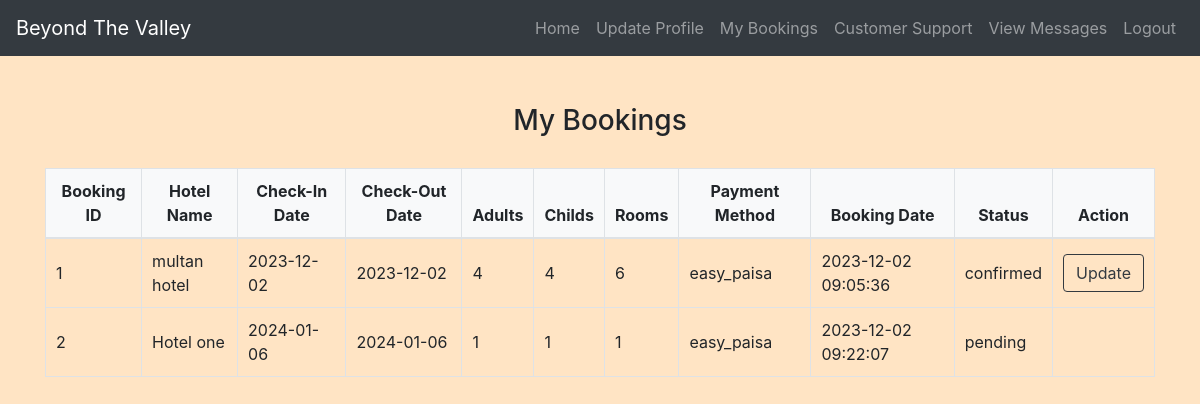
The app's page /my_bookings.php (signed in) with its own data.
### tables this page shows
CREATE TABLE `bookings` (
  `booking_id` int(11) NOT NULL,
  `hotel_id` int(11) DEFAULT NULL,
  `user_id` int(11) DEFAULT NULL,
  `check_in_date` date DEFAULT NULL,
  `check_out_date` date DEFAULT NULL,
  `adults` int(11) DEFAULT NULL,
  `childs` int(11) DEFAULT NULL,
  `rooms` int(11) DEFAULT NULL,
  `payment_method` varchar(50) DEFAULT NULL,
  `booking_date` timestamp NOT NULL DEFAULT current_timestamp(),
  `status` varchar(20) DEFAULT 'pending'
);

CREATE TABLE `hotel` (
  `hotel_id` int(11) NOT NULL,
  `hotel_name` varchar(255) NOT NULL,
  `place_id` int(11) NOT NULL,
  `contact_number` varchar(20) NOT NULL,
  `number_of_rooms` int(11) DEFAULT NULL,
  `room_types` varchar(255) DEFAULT NULL,
  `amenities` varchar(255) DEFAULT NULL,
  `description` text DEFAULT NULL,
  `hotel_picture` varchar(255) NOT NULL,
  `price` decimal(10,2) DEFAULT NULL
);

### my_bookings.php (the view, shortened to what this page needs)
<?php
include('config.php');
$user_id = $_SESSION["id"];
$sql = "SELECT b.*, h.hotel_name
        FROM bookings b
        INNER JOIN hotel h ON b.hotel_id = h.hotel_id
        WHERE b.user_id = ?";
$stmt = $conn->prepare($sql);
$stmt->bind_param("i", $user_id);
$stmt->execute();
$result = $stmt->get_result();
$bookings = [];
while ($row = $result->fetch_assoc()) {
    $bookings[] = $row;
}
?>
<!DOCTYPE html>
<html lang="en">
<head>
    <link rel="stylesheet" href="https://stackpath.bootstrapcdn.com/bootstrap/4.5.2/css/bootstrap.min.css">
    <link rel="stylesheet" href="./css/style.css">
</head>
<body>
<?php include('navbar.php'); ?>
<div class="container mt-5">
    <h3>My Bookings</h3>
    <?php if (!empty($bookings)) : ?>
        <table class="table">
            <thead>
                <tr>
                    <th>Booking ID</th>
                    <th>Hotel Name</th>
                    <th>Check-In Date</th>
                    <th>Check-Out Date</th>
                    <th>Adults</th>
                    <th>Childs</th>
                    <th>Rooms</th>
                    <th>Payment Method</th>
                    <th>Booking Date</th>
                    <th>Status</th>
                    <th>Action</th>
                </tr>
            </thead>
            <tbody>
                <?php foreach ($bookings as $booking) : ?>
                    <tr>
                        <td><?php echo $booking['booking_id']; ?></td>
                        <td><?php echo $booking['hotel_name']; ?></td>
                        <td><?php echo $booking['check_in_date']; ?></td>
                        <td><?php echo $booking['check_out_date']; ?></td>
                        <td><?php echo $booking['adults']; ?></td>
                        <td><?php echo $booking['childs']; ?></td>
                        <td><?php echo $booking['rooms']; ?></td>
                        <td><?php echo $booking['payment_method']; ?></td>
                        <td><?php echo $booking['booking_date']; ?></td>
                        <td><?php echo $booking['status']; ?></td>
                        <td>
                            <?php if ($booking['status'] === 'confirmed') : ?>
                                <a class="btn btn-outline-dark" href='update_booking.php?id=<?php echo $booking['booking_id']; ?>'>Update</a>
                            <?php else : ?>
                            <?php endif; ?>
                        </td>
                    </tr>
                <?php endforeach; ?>
            </tbody>
        </table>
    <?php else : ?>
        <p>No bookings found.</p>
    <?php endif; ?>
</div>
</body>
</html>

### css/style.css (style rules this page uses)
body { background-color: bisque; }
h1, h2, h3, h4 { text-align: center; margin-top: 30px; margin-bottom: 30px; }
.table { width: 100%; border-collapse: collapse; margin-top: 20px; }
.table th, .table td { padding: 10px; border: 1px solid #dee2e6; }
.table thead th { background-color: #f8f9fa; font-weight: bold; text-align: center; }
.table tbody td { vertical-align: middle; }

### records on screen
bookings: booking_id "1", hotel.hotel_name "multan hotel", check_in_date "2023-12-02", check_out_date "2023-12-02", adults "4", childs "4", rooms "6", payment_method "easy_paisa", booking_date "2023-12-02 09:05:36", status "confirmed"
bookings: booking_id "2", hotel.hotel_name "Hotel one", check_in_date "2024-01-06", check_out_date "2024-01-06", adults "1", childs "1", rooms "1", payment_method "easy_paisa", booking_date "2023-12-02 09:22:07", status "pending"
